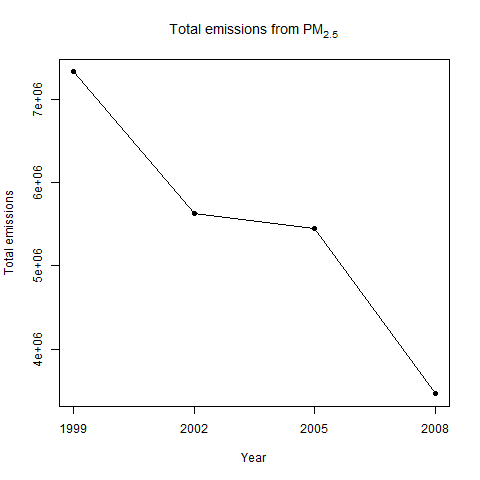

Write R code to recreate this figure.
require(dplyr)

##  Uncomment the following line if NEI and SSC are not already in the global
##  environment:
##  source("read_files.R")

##  Group NEI data by year and then calculate the sum of all
##  emissions for each year.

NEI_by_year <- summarize(group_by(NEI, year), total_emissions = sum(Emissions))

##  Create line plot.

png("plot1.png", width = 480, height = 480)
with(NEI_by_year, plot(year, total_emissions,
    pch = 19,
    xaxp  = c(1999, 2008, 3),
    main = expression('Total emissions from PM'[2.5]),
    xlab = "Year",
    ylab = "Total emissions"))
with(NEI_by_year, lines(year, total_emissions))
dev.off()